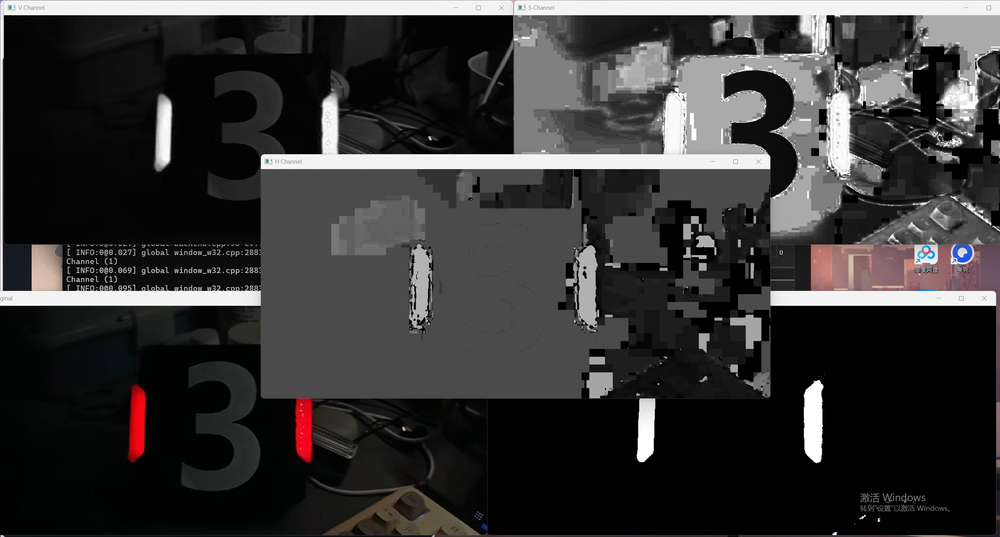
//> input picture 26计科陈思进/培训3/任务一.png, 1000 x 537 px, shrunk from 2560 x 1375 before the run, given in place of video.mp4, which was not available
$ ./培训3_任务二   (built with g++ and OpenCV 4)
//> lines starting //> are read from the running program, lines starting //| are printed output that depends on the picture; after the words box and inside, x2 and y2 are one past the last pixel; in counts of white or black regions, pixels touching at a corner belong together
#include <opencv2/opencv.hpp>
#include <opencv2/imgproc.hpp>
#include <opencv2/geometry/2d.hpp>
#include <iostream>
#include <vector>
#include <algorithm>
#include <fstream>
#include <filesystem>

using namespace std;
using namespace cv;
namespace fs = std::filesystem;

struct CornerPair { Point2f top, bottom; };

CornerPair outer_corners(const RotatedRect& lightbar, bool take_max_x) {
    Point2f p[4];
    lightbar.points(p);
    vector<Point2f> pts(p, p + 4);
    sort(pts.begin(), pts.end(), [](const Point2f& a, const Point2f& b) {
        return a.y < b.y;
        });
    auto pick = [take_max_x](const Point2f& a, const Point2f& b) {
        return (take_max_x ? a.x > b.x : a.x < b.x) ? a : b;
        };
    return { pick(pts[0], pts[1]), pick(pts[2], pts[3]) };
}

void draw_armor(Mat& img, const RotatedRect& left, const RotatedRect& right) {
    CornerPair l = outer_corners(left, false);
    CornerPair r = outer_corners(right, true);
    vector<Point> quad = { l.top, l.bottom, r.top, r.bottom };

    const vector<size_t> kQuadOrder = { 0, 2, 3, 1 };
    vector<Point> ordered(4);
    for (size_t i = 0; i < 4; ++i) ordered[i] = quad[kQuadOrder[i]];

    polylines(img, vector<vector<Point>>{ordered}, true, Scalar(0, 255, 0), 2, LINE_AA);

    rectangle(img, left.boundingRect(), Scalar(0, 255, 255), 2);
    rectangle(img, right.boundingRect(), Scalar(0, 255, 255), 2);

    const char* labels[4] = { "P1", "P2", "P3", "P4" };
    for (int i = 0; i < 4; ++i) {
        Point p = ordered[i];
        line(img, { p.x - 8, p.y }, { p.x + 8, p.y }, Scalar(0, 255, 0), 1, LINE_AA);
        line(img, { p.x, p.y - 8 }, { p.x, p.y + 8 }, Scalar(0, 255, 0), 1, LINE_AA);
        circle(img, p, 3, Scalar(0, 255, 0), -1, LINE_AA);
        circle(img, p, 8, Scalar(0, 255, 0), 1, LINE_AA);

        bool up = (i < 2);
        putText(img, labels[i], { p.x + 11, up ? p.y - 12 : p.y + 22 },
            FONT_HERSHEY_SIMPLEX, 0.45, Scalar(0, 255, 0), 1, LINE_AA);
    }
}


bool isLightBar(const RotatedRect& rect, double contourArea) {
    if (contourArea < 30) return false;

    float w = rect.size.width;
    float h = rect.size.height;
    float max_len = max(w, h);
    float min_len = min(w, h);


    if (max_len / min_len < 1.5) return false;

    if (max_len < 15.0) return false;

    return true;
}


bool isArmorPair(const RotatedRect& a, const RotatedRect& b) {
    float len_a = max(a.size.width, a.size.height);
    float len_b = max(b.size.width, b.size.height);


    if (max(len_a, len_b) / min(len_a, len_b) > 1.5) return false;


    float angle_a = (a.size.width > a.size.height) ? a.angle + 90 : a.angle;
    float angle_b = (b.size.width > b.size.height) ? b.angle + 90 : b.angle;
    if (abs(angle_a - angle_b) > 25.0) return false;


    float dist = norm(a.center - b.center);
    float avg_len = (len_a + len_b) / 2.0;
    float dist_ratio = dist / avg_len;
    if (dist_ratio < 1.0 || dist_ratio > 5.0) return false;


    if (abs(a.center.y - b.center.y) > avg_len * 0.7) return false;

    return true;
}

int main() {
    string videoPath = "C:/Users/Administrator/Desktop/video.mp4";
    VideoCapture cap(videoPath);
    if (!cap.isOpened()) return -1;

    string outPath = "outputs/train3_demo.mp4";
    fs::create_directories("outputs");
    int width = static_cast<int>(cap.get(CAP_PROP_FRAME_WIDTH));
    int height = static_cast<int>(cap.get(CAP_PROP_FRAME_HEIGHT));
    double fps = cap.get(CAP_PROP_FPS) > 1.0 ? cap.get(CAP_PROP_FPS) : 30.0;
    VideoWriter writer(outPath, VideoWriter::fourcc('m', 'p', '4', 'v'), fps, Size(width, height));

    Mat frame;
    namedWindow("Armor Detection", WINDOW_NORMAL);

    while (cap.read(frame)) {
//> frame is the input picture: 537 rows x 1000 cols, CV_8UC3; mean B, G, R 53.3, 53.3, 54.6
        if (frame.empty()) break;

        Mat hsv, mask1, mask2, redMask;
        cvtColor(frame, hsv, COLOR_BGR2HSV);
//> hsv: 537 rows x 1000 cols, CV_8UC3; mean H, S, V 15, 18.5, 55.1
        inRange(hsv, Scalar(0, 50, 40), Scalar(10, 255, 255), mask1);
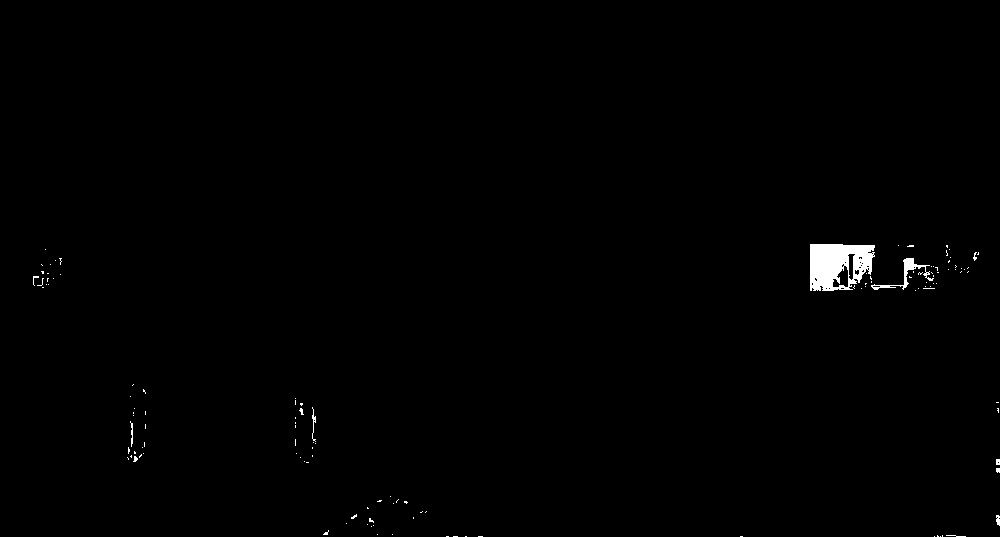
//> mask1: 537 rows x 1000 cols, CV_8UC1; 0.6% white; 126 white regions (118 under 20 px), largest, box (x1, y1, x2, y2) and area: (810, 244, 875, 291) 2257, (871, 258, 934, 290) 347, (312, 407, 316, 442) 53
        inRange(hsv, Scalar(170, 50, 40), Scalar(180, 255, 255), mask2);
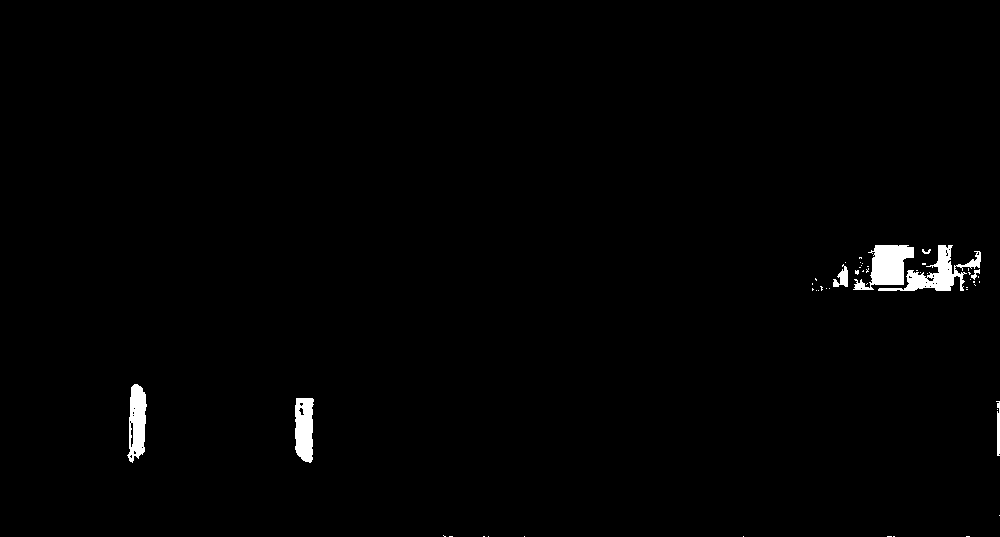
//> mask2: 537 rows x 1000 cols, CV_8UC1; 1% white; 51 white regions (43 under 20 px), largest, box (x1, y1, x2, y2) and area: (853, 245, 914, 290) 1502, (878, 245, 981, 291) 1468, (127, 384, 147, 463) 1066
        bitwise_or(mask1, mask2, redMask);
//> redMask: 537 rows x 1000 cols, CV_8UC1; 1.6% white; 65 white regions (55 under 20 px), largest, box (x1, y1, x2, y2) and area: (810, 244, 981, 291) 5972, (127, 384, 147, 463) 1185, (295, 398, 316, 463) 1151


        Mat kernel = getStructuringElement(MORPH_RECT, Size(3, 3));
        morphologyEx(redMask, redMask, MORPH_CLOSE, kernel);
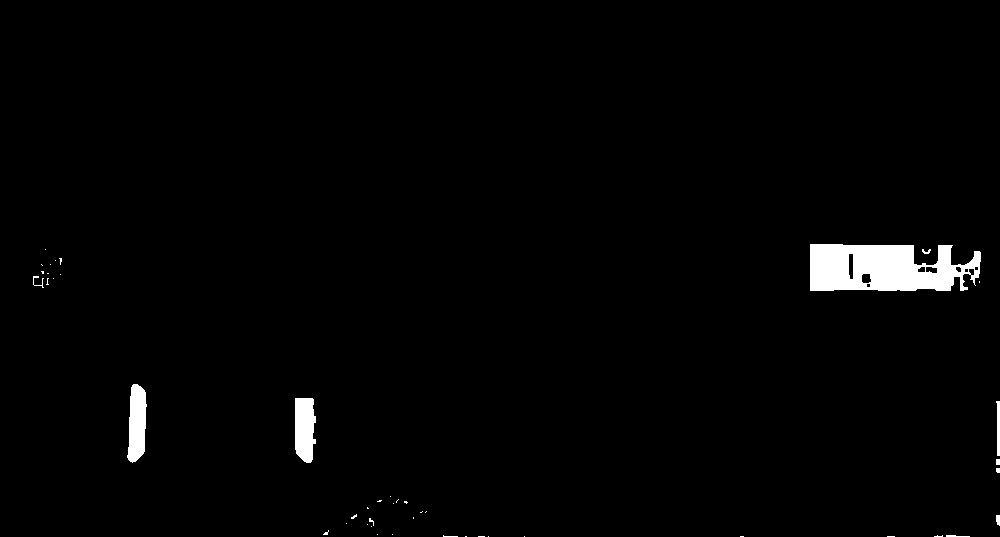
//> redMask: 537 rows x 1000 cols, CV_8UC1; 1.7% white; 46 white regions (37 under 20 px)

        vector<vector<Point>> contours;
        findContours(redMask, contours, RETR_EXTERNAL, CHAIN_APPROX_SIMPLE);
//> contours = 46 contours, 41 with area under 20; largest, box (x1, y1, x2, y2) and area: (810, 244, 981, 291) 6277, (127, 384, 147, 463) 1103, (295, 398, 316, 463) 1087, (996, 401, 1000, 456) 110, (996, 515, 1000, 526) 25

        vector<RotatedRect> lightBars;
        for (const auto& contour : contours) {
            RotatedRect rect = minAreaRect(contour);
            if (isLightBar(rect, contourArea(contour))) {
                lightBars.push_back(rect);
            }
        }
//> this loop made 46 passes
//> (contour, rect) on passes 1 to 5: (2 Points (x, y): [887, 536], [894, 536], centre (890.5, 536), size (0, 7), angle -90), (2 Points (x, y): [740, 536], [743, 536], centre (741.5, 536), size (0, 3), angle -90), (1 Point (x, y): [524, 536], centre (524, 536), size (0, 0), angle -90), (1 Point (x, y): [488, 536], centre (488, 536), size (0, 0), angle -90), (2 Points (x, y): [478, 536], [484, 536], centre (481, 536), size (0, 6), angle -90)

        double currentMaxArea = 0;
        RotatedRect bestLeft, bestRight;
        bool foundPair = false;


        for (size_t i = 0; i < lightBars.size(); ++i) {
            for (size_t j = i + 1; j < lightBars.size(); ++j) {
                if (!isArmorPair(lightBars[i], lightBars[j])) continue;

                double area = lightBars[i].size.area() + lightBars[j].size.area();
                if (area > currentMaxArea) {
                    currentMaxArea = area;

                    if (lightBars[i].center.x < lightBars[j].center.x) {
                        bestLeft = lightBars[i];
                        bestRight = lightBars[j];
                    }
                    else {
                        bestLeft = lightBars[j];
                        bestRight = lightBars[i];
                    }
                    foundPair = true;
                }
            }
        }
//> this loop made 4 passes
//> (currentMaxArea, bestLeft, bestRight, foundPair) on passes 2 to 4: (2591, centre (137, 423.1), size (78.2, 16.8), angle -87.1, centre (305, 430), size (64, 20), angle -90, true), (2591, centre (137, 423.1), size (78.2, 16.8), angle -87.1, centre (305, 430), size (64, 20), angle -90, true), (2591, centre (137, 423.1), size (78.2, 16.8), angle -87.1, centre (305, 430), size (64, 20), angle -90, true)
//> after the loop, currentMaxArea = 2591; foundPair = true


        if (foundPair) {
            draw_armor(frame, bestLeft, bestRight);
//> in outer_corners, `lightbar.points(p);`: p = 4 Points (x, y): [143.4, 462.6], [126.7, 461.7], [130.6, 383.7], [147.4, 384.5]
//> in outer_corners, `vector<Point2f> pts(p, p + 4);`: pts has the same summary as p
//> in outer_corners, `sort(pts.begin(), pts.end(), [](const Point2f& a, const Point2f& b) { ..`: pts = 4 Points (x, y): [130.6, 383.7], [147.4, 384.5], [126.7, 461.7], [143.4, 462.6]
//> in draw_armor, `vector<Point> quad = { l.top, l.bottom, r.top, r.bottom };`: quad = 4 Points (x, y): [131, 384], [127, 462], [315, 398], [315, 462]
//> the loop in draw_armor, `for (int i = 0; i < 4; ++i)` made 4 passes
//> pass 1, in draw_armor, `putText(img, labels[i], { p.x + 11, up ? p.y - 12 : p.y + 22 }, FONT_H..`:
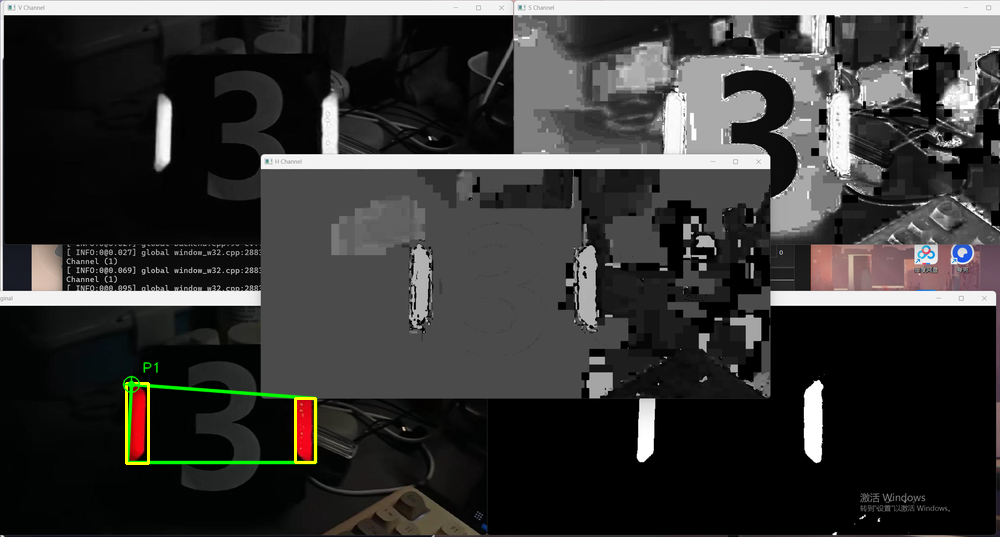
//> img: 537 rows x 1000 cols, CV_8UC3; mean B, G, R 53.2, 54.5, 55
//> pass 2, in draw_armor, `putText(img, labels[i], { p.x + 11, up ? p.y - 12 : p.y + 22 }, FONT_H..`:
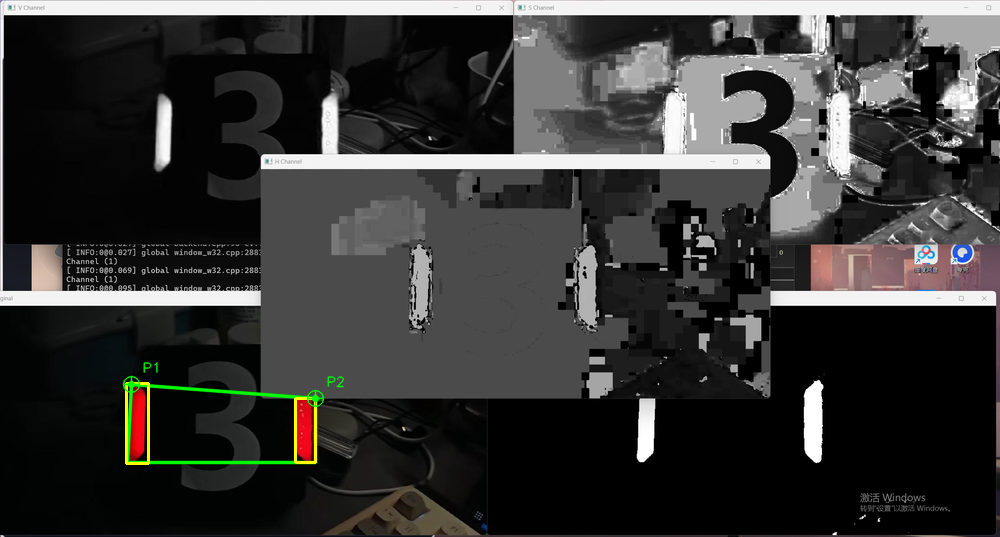
//> img: 537 rows x 1000 cols, CV_8UC3; 0.07% of pixels changed, all inside (x1, y1, x2, y2) = (306, 375, 345, 408)
//> pass 3, in draw_armor, `putText(img, labels[i], { p.x + 11, up ? p.y - 12 : p.y + 22 }, FONT_H..`:
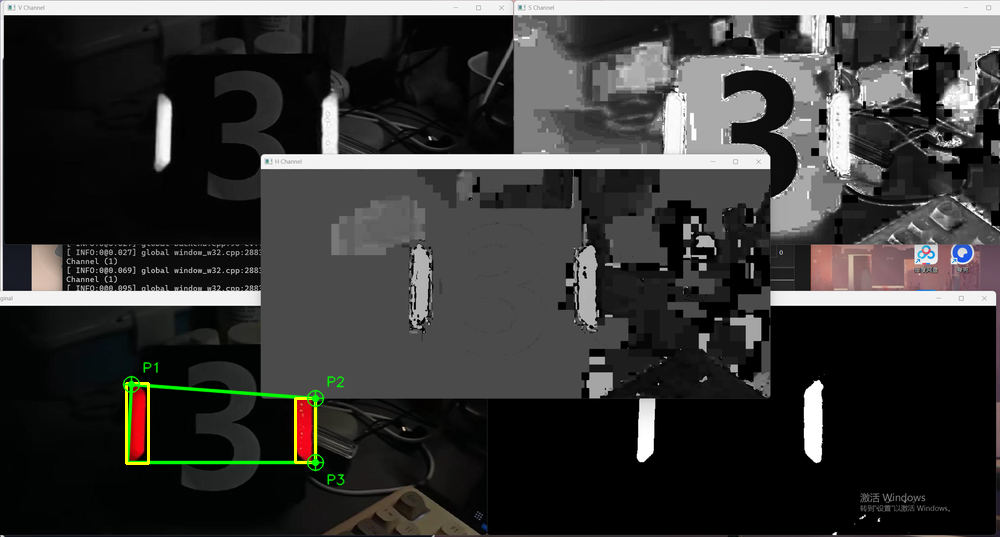
//> img: 537 rows x 1000 cols, CV_8UC3; 0.06% of pixels changed, all inside (x1, y1, x2, y2) = (306, 453, 345, 486)
//> after the loop in draw_armor, `for (int i = 0; i < 4; ++i)`:
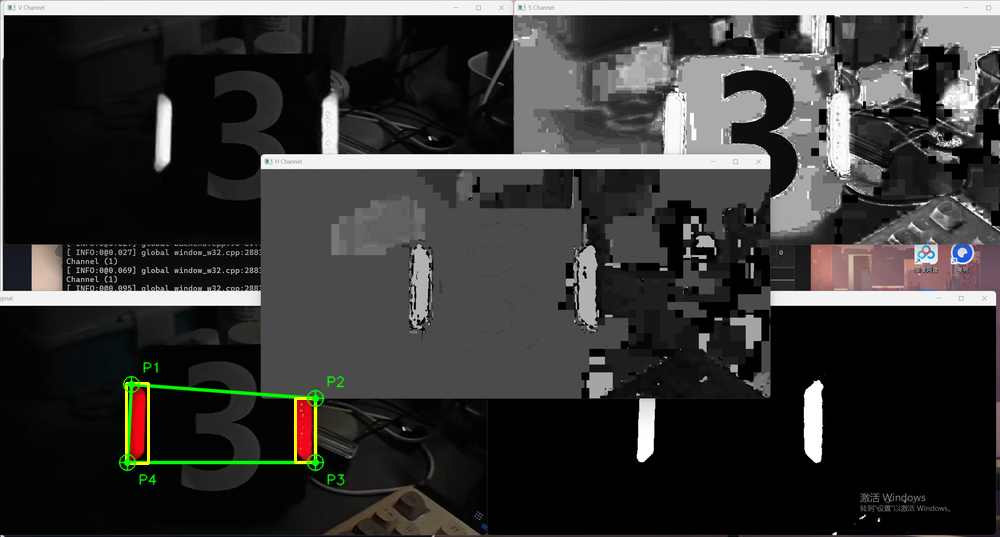
//> img: 537 rows x 1000 cols, CV_8UC3; 0.06% of pixels changed, all inside (x1, y1, x2, y2) = (118, 453, 157, 486)
        }

        imshow("Armor Detection", frame);
        writer.write(frame);

        int key = waitKey(30);
//> the Esc key is pressed
        if (key == 27) break;
        if (key == 32) {
            while (true) {
                int pauseKey = waitKey(0);
                if (pauseKey == 32 || pauseKey == 27) break;
            }
        }
    }

    writer.release();
    cap.release();
    destroyAllWindows();
    return 0;
}
